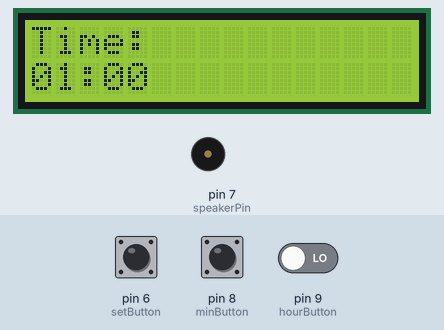
This sketch was run on a simulated Arduino Uno, built with avr-gcc and run on an emulated ATmega328P. Parts: 16×2 character LCD, buzzer (waves = sounding). The inputs (shaded band) are chosen by the test bench; at power-on: pin 6 (setButton) LOW, pin 9 (hourButton) LOW, pin 8 (minButton) LOW.

Above: at 1.2 s.
1.3 s: pin 6 (setButton) pulled HIGH for 0.15 s
At 1.38 s:
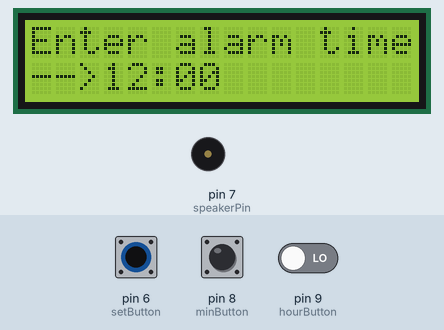
2.9 s: pin 6 (setButton) pulled HIGH for 3.2 s
7.6 s: pin 6 (setButton) driven HIGH and pin 9 (hourButton) driven HIGH
At 7.92 s:
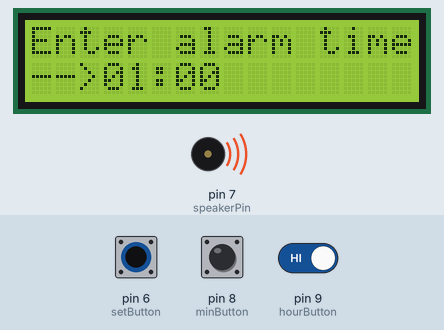
9.9 s: pin 6 (setButton) driven LOW
At 10.8 s:
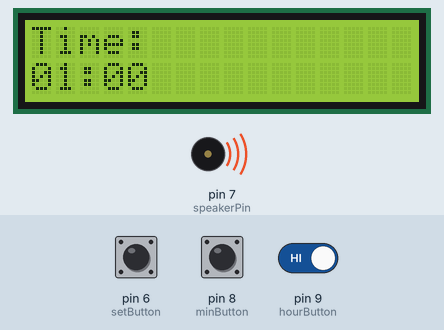
11.4 s: pin 6 (setButton) driven HIGH
At 11.51 s:
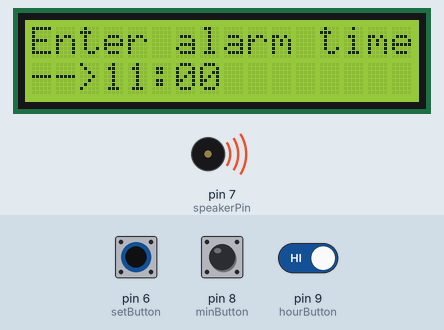
12.9 s: pin 8 (minButton) pulled HIGH for 1 s
At 13.59 s:
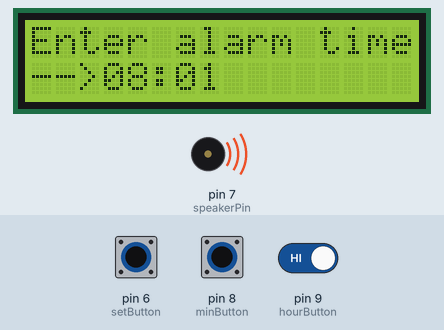
Timing chart, 0 to 15.5 s (numbered marks = the images above; inputs shaded):
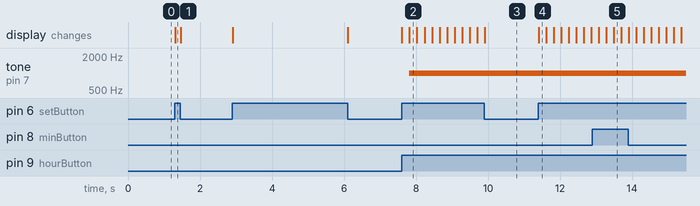

The sketch:

AlarmClock2.ino
```cpp
#include <Time.h>
#include <TimeLib.h>
#include <LiquidCrystal.h>


const int rs = 12, en = 11, d4 = 5, d5 = 4, d6 = 3, d7 = 2;
LiquidCrystal lcd(rs, en, d4, d5, d6, d7);

const int setButton = 6;
const int hourButton = 9;
const int minButton = 8;
const int speakerPin = 7;

int alarmSet = LOW;
int hourSet = LOW;
int minSet = LOW;

int alarmHour = 12;
int alarmMin = 00;

//int minute = 0;
//int hour = 1;

unsigned long minCheck = 0;


void setup() {
  lcd.begin(16, 2);
  pinMode(setButton, INPUT);
  pinMode(hourButton, INPUT);
  pinMode(minButton, INPUT);
  pinMode(speakerPin, OUTPUT);

  setTime(1, 00, 00, 10, 3, 2019);


  displayTime();

}

void loop() {

  int set = digitalRead(setButton);
  int newHour = digitalRead(hourButton);
  int newMin = digitalRead(minButton);

  if (set == HIGH)
    alarmSet = HIGH;
  else
    alarmSet = LOW;
  if (alarmSet == HIGH)
    displayAlarm();
  else
    displayTime();

  if (newHour == HIGH) {
    hourSet = HIGH;

    if ((hourSet == HIGH) && (alarmSet == HIGH)) {
      if (alarmHour == 12) {
        alarmHour = 1;
        delay(200);
      }
      else {
        alarmHour = alarmHour + 1;
        delay(200);
      }
      displayAlarm();
    }
  }

  if (newMin == HIGH) {
    minSet = newMin;

    if ((minSet == HIGH) && (alarmSet == HIGH)) {
      if (alarmMin == 59) {
        alarmMin = 0;
        delay(200);
      }
      else {
        alarmMin = alarmMin + 1;
        delay(200);
      }
      displayAlarm();
    }
  }

  if ((hour() == alarmHour) && (minute() == alarmMin)) {
    tone(speakerPin, 1000);
  }
  //    else
  //    noTone(speakerPin);


  // save the reading. Next time through the loop, it'll be the lastButtonState:
  //alarmSet = set;
  minSet = newMin;
  hourSet = newHour;
}

void displayAlarm() {
  lcd.setCursor(0, 0);
  lcd.print("Enter alarm time");
  lcd.setCursor(0, 1);
  lcd.print("-->");
  if (alarmHour < 10) {
    lcd.print("0");
    lcd.print(alarmHour);
    lcd.print(":");
  }
  else {
    lcd.print(alarmHour);
    lcd.print(":");
  }
  if (alarmMin < 10) {
    lcd.print("0");
    lcd.print(alarmMin);
    lcd.print("    ");
  }
  else {
    lcd.print(alarmMin);
    lcd.print("     ");
  }
}

void displayTime() {
  lcd.setCursor(0, 0);
  lcd.print("Time:           ");
  lcd.setCursor(0, 1);
  hourFormat12();

  int hr = hour();
  int m = minute();

  if (hr < 10) {
    lcd.print("0");
    lcd.print(hr);
    lcd.print(":");
  }
  else {
    lcd.print(hr);
    lcd.print(":");
  }
  if (m < 10) {
    lcd.print("0");
    lcd.print(m);
    lcd.print("    ");
  }
  else {
    lcd.print(m);
    lcd.print("      ");
  }
}
```

Measured:
- after the input at 1.3 s, the display: changes at once (image 1)
- after the input at 7.6 s, tone on pin 7 (speakerPin): silent → 1000 Hz after 0.21 s; the display: first changes at once (image 2 shows a later state)
- after the input at 9.9 s, the display: changes at once (image 3)
- after the input at 11.4 s, the display: changes at once (image 4)
